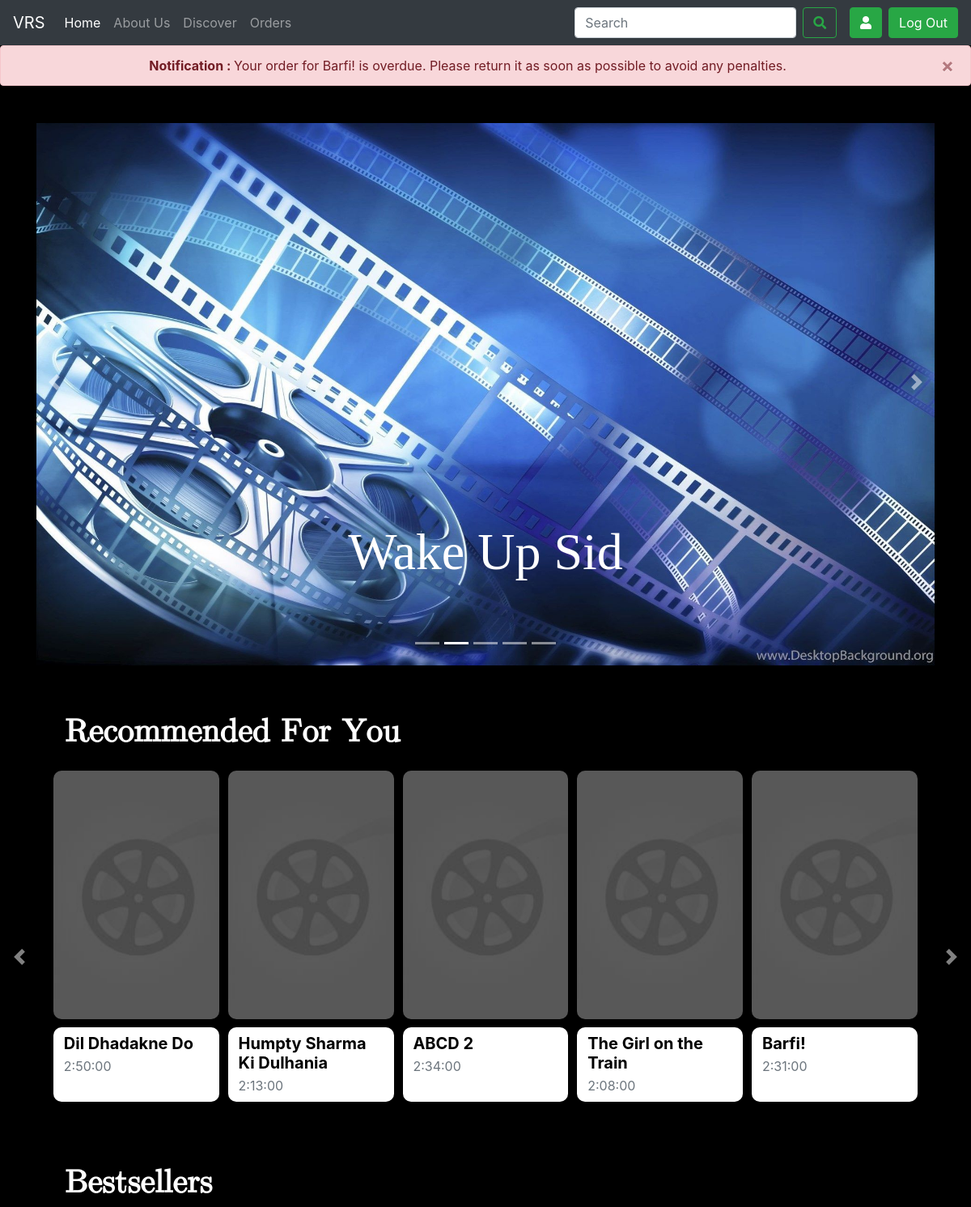
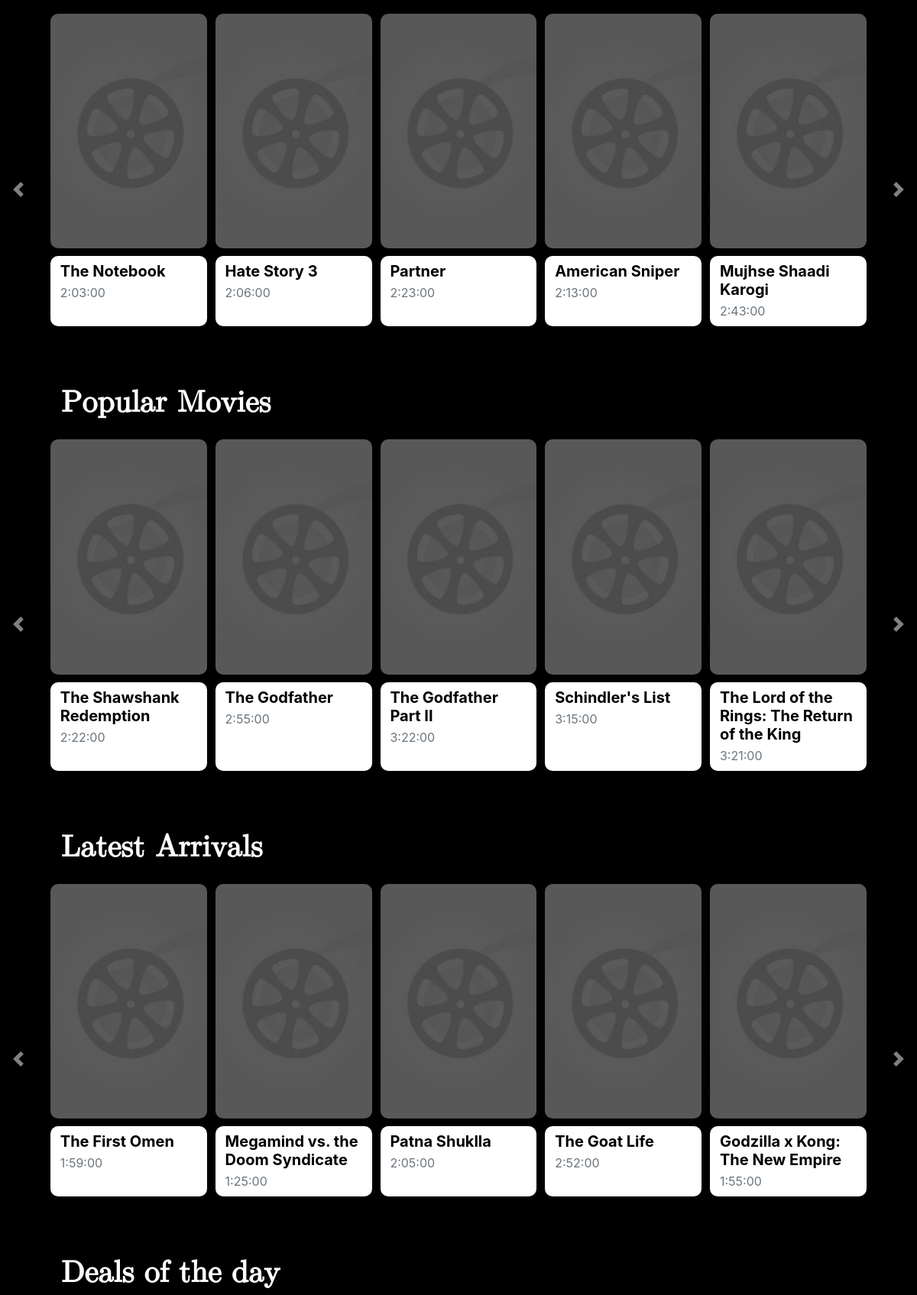
The page /home/ (signed in, upper part) on the database its author committed (2 pictures, top to bottom).
### home/models.py (models this page shows, shortened)
class Movie(models.Model):
    id = models.AutoField(primary_key=True)
    title = models.CharField(max_length=100)
    desc = models.CharField(max_length=1000)
    img = models.ImageField(upload_to='movies/thumbnails', blank=True, null=True)
    img_url = models.CharField(max_length=1000, default='')
    backdrop_url = models.CharField(max_length=1000, default='')
    release_year = models.DateField(null = True)
    genre = models.CharField(max_length=100,choices=[('Action','Action'),('Comedy','Comedy'),('Drama','Drama'),('Horror','Horror'),('Romance','Romance'),('Thriller','Thriller')])
    cast = models.CharField(max_length=500)
    director = models.CharField(max_length=100)
    rating = models.FloatField()
    certification = models.CharField(max_length=10,choices=[('U','U'),('U/A','U/A'),('A','A')])
    rent_price = models.FloatField()
    buy_price = models.FloatField()
    rent_duration = models.IntegerField()
    runtime = models.DurationField(("Duration"), default=timedelta(0))
    total_quantity = models.IntegerField(default=10)
    available_quantity = models.IntegerField(default=10)

### home/views.py (the view)
# urls.py: path("home/",views.home,name='home'),
def home(request):
    if request.user.is_anonymous:
        return redirect('/')
    updatestatus()
    user_movies = []
    orders = Order.objects.filter(user=request.user).order_by('-order_id')
    for order in orders:
        user_movies.append(order.movie)
        if order.status == 'Not Returned' and order.due_date - timezone.now() < timezone.timedelta(days=2):
            messages.warning(request, 'Your order for '+order.movie.title+' is due in 2 days. Please return it on time to avoid any penalties.')
        elif order.status == 'Overdue':
            messages.error(request, 'Your order for '+order.movie.title+' is overdue. Please return it as soon as possible to avoid any penalties.')
    movies = Movie.objects.all()
    movies = list(movies)
    shuffle(movies)
    moviesets = []
    set5 = []
    for movie in movies:
        if len(moviesets)==5:
            break
        set5.append(movie)
        if len(set5)==5:
            moviesets.append(set5)
            set5 = []
    shuffle(movies)
    carousels = []
    for movie in movies:
        carousels.append(movie)
        if len(carousels)==5:
            break
    similar = []
    if len(user_movies) > 0:
        n = 3
        if len(user_movies) <= 8:
            n = 25//len(user_movies)
        for movie in user_movies:
            similar.extend(similar_movies(similar,movie,n))
            if len(similar) >= 25:
                break
    else:
        similar = movies
    shuffle(similar)
    recommendations = []
    set5 = []
    for m in similar:
        if len(recommendations)==5:
            break
        set5.append(m)
        if len(set5)==5:
            recommendations.append(set5)
            set5 = []
    movies = Movie.objects.all().order_by('-release_year')
    latest_movies = []
    set5 = []
    for movie in movies:
        if len(latest_movies)==5:
            break
        set5.append(movie)
        if len(set5)==5:
            latest_movies.append(set5)
            set5 = []
    movies = Movie.objects.all().order_by('-rating')
    popular_movies = []
    set5 = []
    for movie in movies:
        if len(popular_movies)==5:
            break
        set5.append(movie)
        if len(set5)==5:
            popular_movies.append(set5)
            set5 = []
    movies = Movie.objects.all().order_by('-available_quantity')
    deals_movies = []
    set5 = []
    for movie in movies:
        if len(deals_movies)==5:
            break
        set5.append(movie)
        if len(set5)==5:
            deals_movies.append(set5)
            set5 = []
    movie1 = carousels[0]
    params={'movie1':movie1,'carousels':carousels[1:],'range1':moviesets[0],'range2':moviesets[1:],'latest_range1':latest_movies[0],'latest_range2':latest_movies[1:],'popular_range1':popular_movies[0],'popular_range2':popular_movies[1:], 'deals_range1':deals_movies[0],'deals_range2':deals_movies[1:],'recommendations_range1':recommendations[0],'recommendations_range2':recommendations[1:]}
    return render(request,'home.html',params)

### home/views.py (called while the page is built)
def updatestatus():
    orders = Order.objects.all()
    for order in orders:
        if order.status == 'Not Returned' and order.due_date < timezone.now():
            order.status = 'Overdue'
            order.save()

### templates/home.html (shortened to what this page needs)
{% extends "base.html" %}
{% block body %}
<div class="container pb-5">
  <div id="carouselExampleIndicators" class="carousel slide" data-ride="carousel" data-interval="2569">
    <ol class="carousel-indicators">
      <li data-target="#carouselExampleIndicators" data-slide-to="0" class="active"></li>
      <li data-target="#carouselExampleIndicators" data-slide-to="1"></li>
      <li data-target="#carouselExampleIndicators" data-slide-to="2"></li>
      <li data-target="#carouselExampleIndicators" data-slide-to="3"></li>
      <li data-target="#carouselExampleIndicators" data-slide-to="4"></li>
    </ol>
    <div class="carousel-inner">
      {% for i in carousels %}
      <div class="carousel-item">
        <a href="/movie/{{i.id}}">
        <img style="padding: 30px 0px 0px 0px; height: 700px;"
          src="{{i.backdrop_url}}"
          class="d-block w-100" alt="no image" onerror="this.src='/static/noposterl.jpg';">
        </a>
        <div class="bottom-left text-nowrap" style="position: absolute;
            top: 80%;
            left: 50%;
            transform: translate(-50%, -50%);
            font-size:400%;
            color: white;
            Font-family: 'Comic Sans MS';
          ">{{i.title}}</div>
      </div>
      {% endfor %}
      <a class="carousel-control-prev" href="#carouselExampleIndicators" role="button" data-slide="prev">
        <span class="carousel-control-prev-icon" aria-hidden="true"></span>
      </a>
      <a class="carousel-control-next" href="#carouselExampleIndicators" role="button" data-slide="next">
        <span class="carousel-control-next-icon" aria-hidden="true"></span>
      </a>
    </div>
  </div>
</div>
<h1 style="padding: 10px 0px 0px 80px; color: white; font-family: math; font-weight: bolder">Recommended For You</h1>
<div id="carouselExampleCaptions0" class="carousel carousel-dark slide" data-bs-ride="false">
  <div class="carousel-inner">
    <div class="carousel-item active">
      <div class="card-group">
        {% for j in recommendations_range1 %}
        <div class="card">
          <a href="/movie/{{j.id}}">
          <img src="{{j.img_url}}" class="card-img-top" id = "movieimage" alt="no image" onerror="this.src='/static/noposter.png';">
        </a>
          <div class="card-body">
            <h5 class="card-title"> {{j.title}} </h5>
            <p class="card-text"><small id = "god" class = "text-muted"> {{j.runtime}}</small></p>
          </div>
        </div>
        {% endfor %}
      </div>
    </div>
  <div>
    <a class="carousel-control-prev" href="#carouselExampleCaptions0" role="button" data-slide="prev">
      <span class="carousel-control-prev-icon" aria-hidden="true"></span>
    </a>
    <a class="carousel-control-next" href="#carouselExampleCaptions0" role="button" data-slide="next">
      <span class="carousel-control-next-icon" aria-hidden="true"></span>
    </a>
  </div>
</div>
<h1 style="padding: 10px 0px 0px 80px; color: white; font-family: math; font-weight: bolder">Bestsellers</h1>
<div id="carouselExampleCaptions" class="carousel carousel-dark slide" data-bs-ride="false">
  <div class="carousel-inner">
    <div class="carousel-item active">
      <div class="card-group">
        {% for j in range1 %}
        <div class="card">
          <a href="/movie/{{j.id}}">
          <img src="{{j.img_url}}" class="card-img-top" id = "movieimage" alt="no image" onerror="this.src='/static/noposter.png';">
        </a>
          <div class="card-body">
            <h5 class="card-title"> {{j.title}} </h5>
            <p class="card-text"><small id = "god" class = "text-muted"> {{j.runtime}}</small></p>
          </div>
        </div>
        {% endfor %}
      </div>
    </div>
  <div>
    <a class="carousel-control-prev" href="#carouselExampleCaptions" role="button" data-slide="prev">
      <span class="carousel-control-prev-icon" aria-hidden="true"></span>
    </a>
    <a class="carousel-control-next" href="#carouselExampleCaptions" role="button" data-slide="next">
      <span class="carousel-control-next-icon" aria-hidden="true"></span>
    </a>
  </div>
</div>
<h1 style="padding: 10px 0px 0px 80px; color: white; font-family: math; font-weight: bolder">Popular Movies</h1>
<div id="carouselExampleCaptions1" class="carousel carousel-dark slide" data-bs-ride="false">
  <div class="carousel-inner">
    <div class="carousel-item active">
      <div class="card-group">
        {% for j in popular_range1 %}
        <div class="card">
          <a href="/movie/{{j.id}}">
          <img src="{{j.img_url}}" class="card-img-top" id = "movieimage" alt="no image" onerror="this.src='/static/noposter.png';">
        </a>
          <div class="card-body">
            <h5 class="card-title"> {{j.title}} </h5>
            <p class="card-text"><small id = "god" class = "text-muted"> {{j.runtime}}</small></p>
          </div>
        </div>
        {% endfor %}
      </div>
    </div>
  <div>
    <a class="carousel-control-prev" href="#carouselExampleCaptions1" role="button" data-slide="prev">
      <span class="carousel-control-prev-icon" aria-hidden="true"></span>
    </a>
    <a class="carousel-control-next" href="#carouselExampleCaptions1" role="button" data-slide="next">
      <span class="carousel-control-next-icon" aria-hidden="true"></span>
    </a>
  </div>
</div>
<h1 style="padding: 10px 0px 0px 80px; color: white; font-family: math; font-weight: bolder">Latest Arrivals</h1>
<div id="carouselExampleCaptions2" class="carousel carousel-dark slide" data-bs-ride="false">
  <div class="carousel-inner">
    <div class="carousel-item active">
      <div class="card-group">
        {% for j in latest_range1 %}
        <div class="card">
          <a href="/movie/{{j.id}}">
          <img src="{{j.img_url}}" class="card-img-top" id = "movieimage" alt="no image" onerror="this.src='/static/noposter.png';">
        </a>
          <div class="card-body">
            <h5 class="card-title"> {{j.title}} </h5>
            <p class="card-text"><small id = "god" class = "text-muted"> {{j.runtime}}</small></p>
          </div>
        </div>
        {% endfor %}
      </div>
    </div>
  <div>
    <a class="carousel-control-prev" href="#carouselExampleCaptions2" role="button" data-slide="prev">
      <span class="carousel-control-prev-icon" aria-hidden="true"></span>
    </a>
    <a class="carousel-control-next" href="#carouselExampleCaptions2" role="button" data-slide="next">
      <span class="carousel-control-next-icon" aria-hidden="true"></span>
    </a>
  </div>
</div>
<h1 style="padding: 10px 0px 0px 80px; color: white; font-family: math; font-weight: bolder">Deals of the day</h1>
{% endblock body %}

### templates/base.html (style rules this page uses)
.body { background-color: black; }

### templates/home.html (style rules this page uses)
.card-group, .my { padding: 60px; padding-top: 10px; }
#movieimage { aspect-ratio: 2/3; border-collapse: separate; border-radius: 10px; margin-bottom: 10px; }
.card-body { height: auto; border-radius: 10px; background-color: white; color: black; padding: 0.8rem; padding-bottom: 0.5rem; padding-top: 0.5rem; }
.card { background-color: rgba(0, 0, 0, 0); padding: 5px; }
.carousel-control-prev, .carousel-control-next { width: 4%; }
.card-title { font-weight: bold; margin-bottom: 0.25rem; }
#god { font-size: 1rem; }

### rows shown on the page
Movie: title "Wake Up Sid"
Movie: title "Dil Dhadakne Do", runtime "2:50:00"
Movie: title "Humpty Sharma Ki Dulhania", runtime "2:13:00"
Movie: title "ABCD 2", runtime "2:34:00"
Movie: title "The Girl on the Train", runtime "2:08:00"
Movie: title "Barfi!", runtime "2:31:00"
Movie: title "The Notebook", runtime "2:03:00"
Movie: title "Hate Story 3", runtime "2:06:00"
Movie: title "Partner", runtime "2:23:00"
Movie: title "American Sniper", runtime "2:13:00"
Movie: title "Mujhse Shaadi Karogi", runtime "2:43:00"
Movie: title "The Shawshank Redemption", runtime "2:22:00"
Movie: title "The Godfather", runtime "2:55:00"
Movie: title "The Godfather Part II", runtime "3:22:00"
Movie: title "Schindler's List", runtime "3:15:00"
Movie: title "The Lord of the Rings: The Return of the King", runtime "3:21:00"
Movie: title "The First Omen", runtime "1:59:00"
Movie: title "Megamind vs. the Doom Syndicate", runtime "1:25:00"
Movie: title "Patna Shuklla", runtime "2:05:00"
Movie: title "The Goat Life", runtime "2:52:00"
Movie: title "Godzilla x Kong: The New Empire", runtime "1:55:00"

### other values the page prints
{{ message }} "Your order for Barfi! is overdue. Please return it as soon as possible to avoid any penalties."
